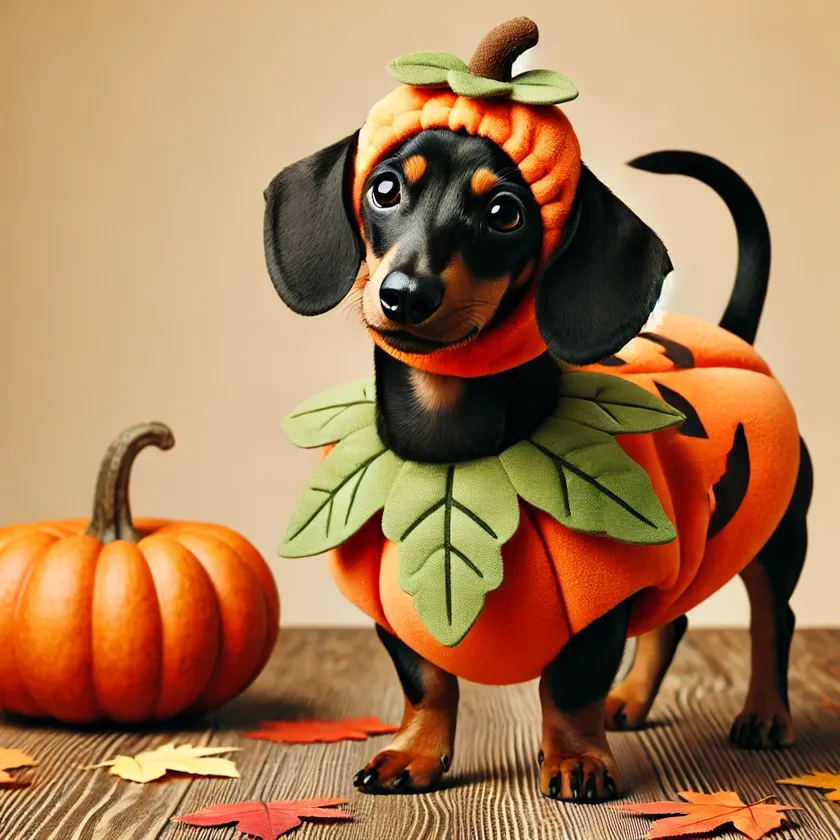
#> input picture material/3_image_processing/images/halloween_sausage.webp, 840 x 840 px, shrunk from 1024 x 1024 before the run
$ python loading.py
#> lines starting #> are read from the running program, lines starting #| are printed output that depends on the picture
### material/3_image_processing/kernels.py
import cv2
import numpy as np
import matplotlib.pyplot as plt


# [8 lines left out: function create_checkerboard, not called in this run]


def apply_kernel_and_show(kernel, image, name):
#> called with kernel = array of shape (3, 3), name = 'Smooth Gradient in X'
    filtered_img = cv2.filter2D(src=image, ddepth=-1, kernel=kernel)
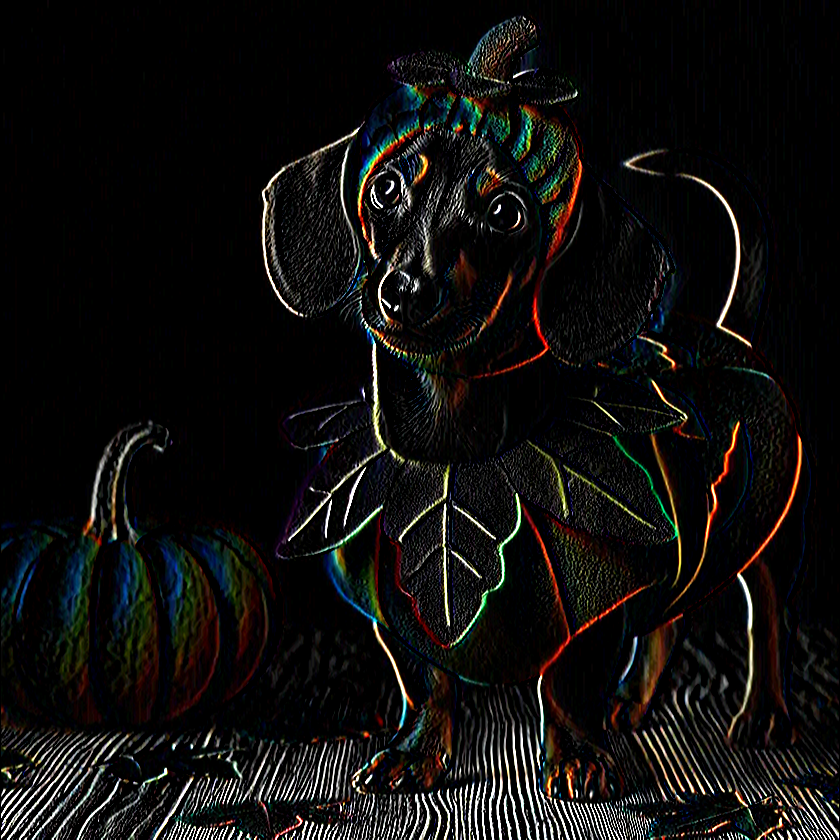
#> filtered_img: shape (840, 840, 3); mean R, G, B 16.3, 15.2, 13.9
    fig, axs = plt.subplots(1, 2)
    cmap = None
    if image.ndim == 2:
        cmap = 'gray'
    axs[0].imshow(image, cmap=cmap)
    axs[1].imshow(filtered_img, cmap=cmap)
    axs[0].set_title('original')
    axs[1].set_title('kernel_applied')
    axs[0].axis('off')
    axs[1].axis('off')
    fig.suptitle(name)
    plt.show()
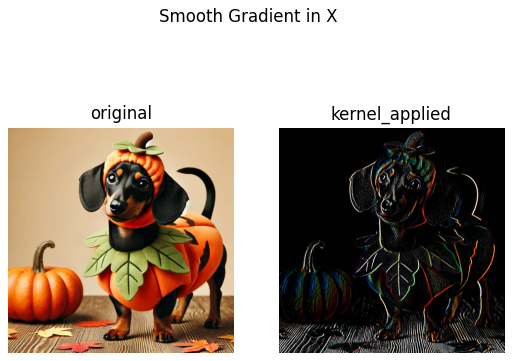
#> figure drawn by matplotlib, 2 panels


# [36 lines that do not run on import are left out]

### material/3_image_processing/loading.py
import sys
import os
import cv2
import numpy as np
import matplotlib.pyplot as plt
from kernels import apply_kernel_and_show

if __name__ == "__main__":
    pth = 'images/halloween_sausage.webp'

    if os.path.exists(pth):
        my_img = cv2.imread(pth)[..., ::-1]
        plt.imshow(my_img)
        plt.show()

        # Add code here to apply gradients and visualize
        sobel_x_kernel = np.array([
            [1, 0, -1],
            [2, 0, -2],
            [1, 0, -1]
        ])
        apply_kernel_and_show(sobel_x_kernel, my_img, 'Smooth Gradient in X')
    else:
        print(f"The path '{pth}' does not exist.")
